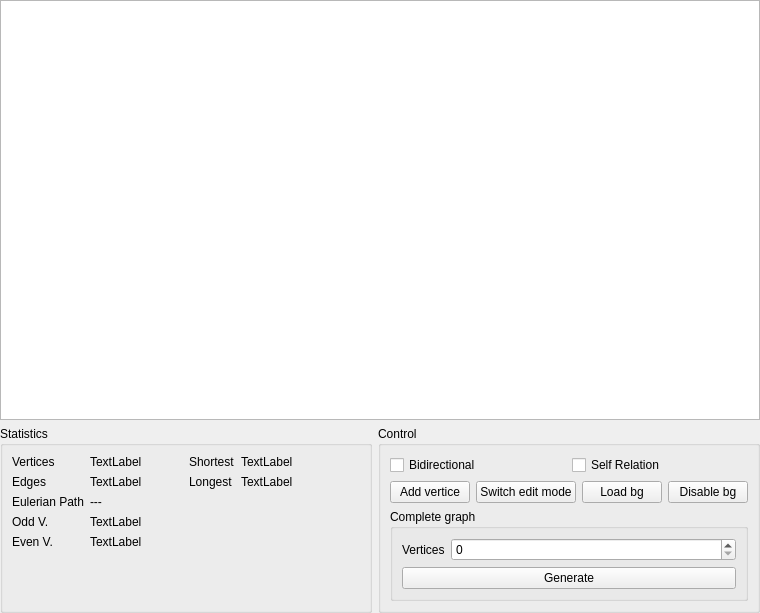
<?xml version="1.0" encoding="UTF-8"?>
<ui version="4.0">
 <class>GraphGenerator</class>
 <widget class="QWidget" name="GraphGenerator">
  <property name="geometry">
   <rect>
    <x>0</x>
    <y>0</y>
    <width>760</width>
    <height>613</height>
   </rect>
  </property>
  <property name="windowTitle">
   <string>Form</string>
  </property>
  <layout class="QVBoxLayout" name="verticalLayout">
   <property name="leftMargin">
    <number>0</number>
   </property>
   <property name="topMargin">
    <number>0</number>
   </property>
   <property name="rightMargin">
    <number>0</number>
   </property>
   <property name="bottomMargin">
    <number>0</number>
   </property>
   <item>
    <widget class="QStackedWidget" name="container">
     <property name="currentIndex">
      <number>0</number>
     </property>
     <widget class="QWidget" name="page">
      <layout class="QGridLayout" name="gridLayout_2">
       <property name="leftMargin">
        <number>0</number>
       </property>
       <property name="topMargin">
        <number>0</number>
       </property>
       <property name="rightMargin">
        <number>0</number>
       </property>
       <property name="bottomMargin">
        <number>0</number>
       </property>
       <item row="0" column="0">
        <widget class="QTableWidget" name="table"/>
       </item>
      </layout>
     </widget>
    </widget>
   </item>
   <item>
    <layout class="QHBoxLayout" name="horizontalLayout_4">
     <item>
      <widget class="QGroupBox" name="groupBox">
       <property name="title">
        <string>Statistics</string>
       </property>
       <layout class="QHBoxLayout" name="horizontalLayout_3">
        <item>
         <layout class="QHBoxLayout" name="horizontalLayout">
          <item>
           <layout class="QFormLayout" name="formLayout">
            <item row="0" column="0">
             <widget class="QLabel" name="label">
              <property name="text">
               <string>Vertices</string>
              </property>
             </widget>
            </item>
            <item row="0" column="1">
             <widget class="QLabel" name="verticesLabel">
              <property name="text">
               <string>TextLabel</string>
              </property>
             </widget>
            </item>
            <item row="1" column="0">
             <widget class="QLabel" name="label_2">
              <property name="text">
               <string>Edges</string>
              </property>
             </widget>
            </item>
            <item row="1" column="1">
             <widget class="QLabel" name="edgesLabel">
              <property name="text">
               <string>TextLabel</string>
              </property>
             </widget>
            </item>
            <item row="2" column="0">
             <widget class="QLabel" name="label_3">
              <property name="text">
               <string>Eulerian Path</string>
              </property>
             </widget>
            </item>
            <item row="2" column="1">
             <widget class="QLabel" name="label_6">
              <property name="text">
               <string>---</string>
              </property>
             </widget>
            </item>
            <item row="3" column="0">
             <widget class="QLabel" name="label_4">
              <property name="text">
               <string>Odd V.</string>
              </property>
             </widget>
            </item>
            <item row="3" column="1">
             <widget class="QLabel" name="oddVerticesLabel">
              <property name="text">
               <string>TextLabel</string>
              </property>
             </widget>
            </item>
            <item row="4" column="0">
             <widget class="QLabel" name="label_5">
              <property name="text">
               <string>Even V.</string>
              </property>
             </widget>
            </item>
            <item row="4" column="1">
             <widget class="QLabel" name="evenVerticesLabel">
              <property name="text">
               <string>TextLabel</string>
              </property>
             </widget>
            </item>
           </layout>
          </item>
          <item>
           <layout class="QFormLayout" name="formLayout_2">
            <item row="0" column="0">
             <widget class="QLabel" name="label_7">
              <property name="text">
               <string>Shortest</string>
              </property>
             </widget>
            </item>
            <item row="0" column="1">
             <widget class="QLabel" name="shortestEdgeLabel">
              <property name="text">
               <string>TextLabel</string>
              </property>
             </widget>
            </item>
            <item row="1" column="0">
             <widget class="QLabel" name="label_8">
              <property name="text">
               <string>Longest</string>
              </property>
             </widget>
            </item>
            <item row="1" column="1">
             <widget class="QLabel" name="longestEdgeLabel">
              <property name="text">
               <string>TextLabel</string>
              </property>
             </widget>
            </item>
           </layout>
          </item>
         </layout>
        </item>
       </layout>
      </widget>
     </item>
     <item>
      <widget class="QGroupBox" name="groupBox_2">
       <property name="title">
        <string>Control</string>
       </property>
       <layout class="QVBoxLayout" name="verticalLayout_2">
        <item>
         <layout class="QGridLayout" name="gridLayout">
          <item row="0" column="0">
           <widget class="QCheckBox" name="bidirectional">
            <property name="text">
             <string>Bidirectional</string>
            </property>
           </widget>
          </item>
          <item row="0" column="1">
           <widget class="QCheckBox" name="selfRelation">
            <property name="text">
             <string>Self Relation</string>
            </property>
           </widget>
          </item>
         </layout>
        </item>
        <item>
         <layout class="QHBoxLayout" name="horizontalLayout_2">
          <item>
           <widget class="QPushButton" name="addVertice">
            <property name="text">
             <string>Add vertice</string>
            </property>
           </widget>
          </item>
          <item>
           <widget class="QPushButton" name="switchEditMode">
            <property name="text">
             <string>Switch edit mode</string>
            </property>
           </widget>
          </item>
          <item>
           <widget class="QPushButton" name="loadBg">
            <property name="text">
             <string>Load bg</string>
            </property>
           </widget>
          </item>
          <item>
           <widget class="QPushButton" name="disableBg">
            <property name="text">
             <string>Disable bg</string>
            </property>
           </widget>
          </item>
         </layout>
        </item>
        <item>
         <widget class="QGroupBox" name="groupBox_3">
          <property name="title">
           <string>Complete graph</string>
          </property>
          <layout class="QVBoxLayout" name="verticalLayout_3">
           <item>
            <layout class="QFormLayout" name="formLayout_3">
             <item row="0" column="0">
              <widget class="QLabel" name="label_9">
               <property name="text">
                <string>Vertices</string>
               </property>
              </widget>
             </item>
             <item row="0" column="1">
              <widget class="QSpinBox" name="completeGraphVertices"/>
             </item>
            </layout>
           </item>
           <item>
            <widget class="QPushButton" name="genCompleteGraph">
             <property name="text">
              <string>Generate</string>
             </property>
            </widget>
           </item>
          </layout>
         </widget>
        </item>
       </layout>
      </widget>
     </item>
    </layout>
   </item>
  </layout>
 </widget>
 <resources/>
 <connections/>
</ui>
